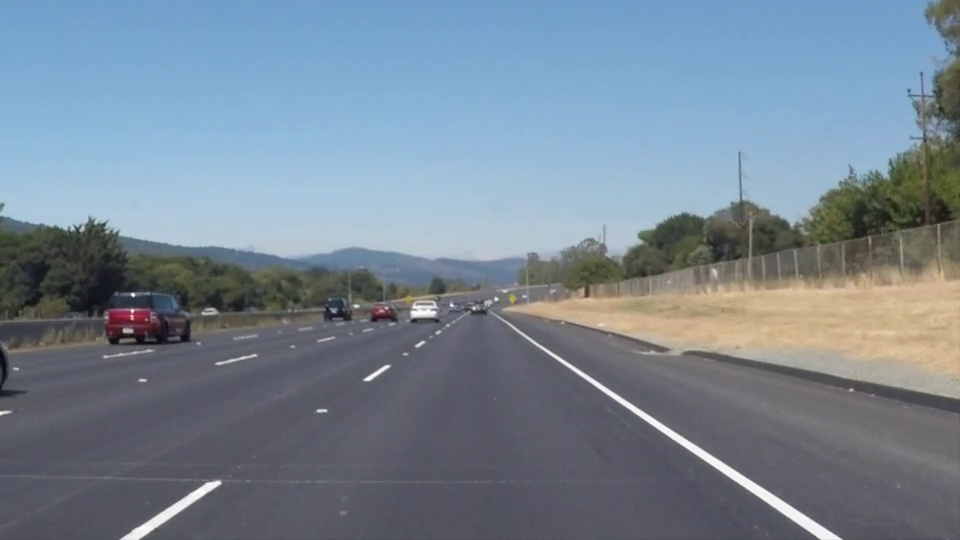
#> input picture frame 15 of road.mp4, 960 x 540 px
$ python laneDetection.py
#> lines starting #> are read from the running program, lines starting #| are printed output that depends on the picture; after the words box and inside, x2 and y2 are one past the last pixel; in counts of white or black regions, pixels touching at a corner belong together
#> further down, frame is the input picture: shape (540, 960, 3); mean B, G, R 147.8, 133.9, 119.3
import matplotlib.pylab as plt
import cv2
import numpy as np

def roi(img, vertices):
    mask = np.zeros_like(img)
    #channel_count = img.shape[2]
    match_mask_color = 255
    cv2.fillPoly(mask, vertices, match_mask_color)
    masked_image = cv2.bitwise_and(img, mask)
    return masked_image

def draw_the_lines(img, lines):
    img = np.copy(img)
    blank_image = np.zeros((img.shape[0], img.shape[1], 3), dtype=np.uint8)

    for line in lines:
        for x1, y1, x2, y2 in line:
            cv2.line(blank_image, (x1,y1), (x2,y2), (0, 255, 0), thickness=10)

    img = cv2.addWeighted(img, 0.8, blank_image, 1, 0.0)
    return img

#image = cv2.imread(r'C:\Users\hp\Desktop\lane1.jpeg')  For image purpose
#image = cv2.cvtColor(image, cv2.COLOR_BGR2RGB)
def process(image):
    print(image.shape)
#| (540, 960, 3)
    height = image.shape[0]
#> height = 540
    width = image.shape[1]
#> width = 960

    roi_vertices = [
        (0, height),
        (width/1.8, height/1.8),
        (width, height)
    ]
#> roi_vertices = [(0, 540), (533.3, 300), (960, 540)]

    gray_image = cv2.cvtColor(image, cv2.COLOR_RGB2GRAY)
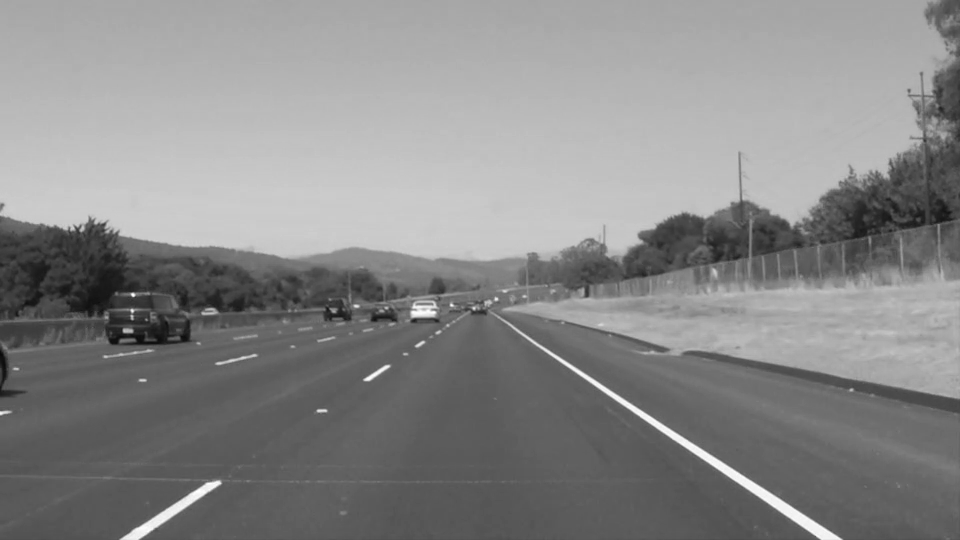
#> gray_image: shape (540, 960); min 8, max 255, mean 136.5
    blur_image = cv2.GaussianBlur(gray_image,(5,5),0)
    canny_image = cv2.Canny(blur_image, 100, 120)
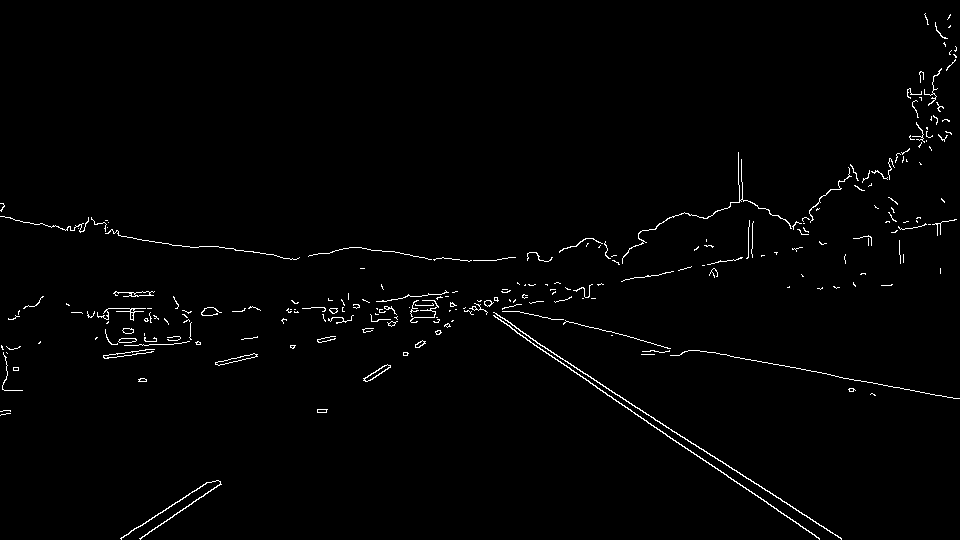
#> canny_image: shape (540, 960); 1.3% white in thin lines or dots
    cropped_image = roi(canny_image,
                    np.array([roi_vertices], np.int32),)
#> in roi, `cv2.fillPoly(mask, vertices, match_mask_color)`:
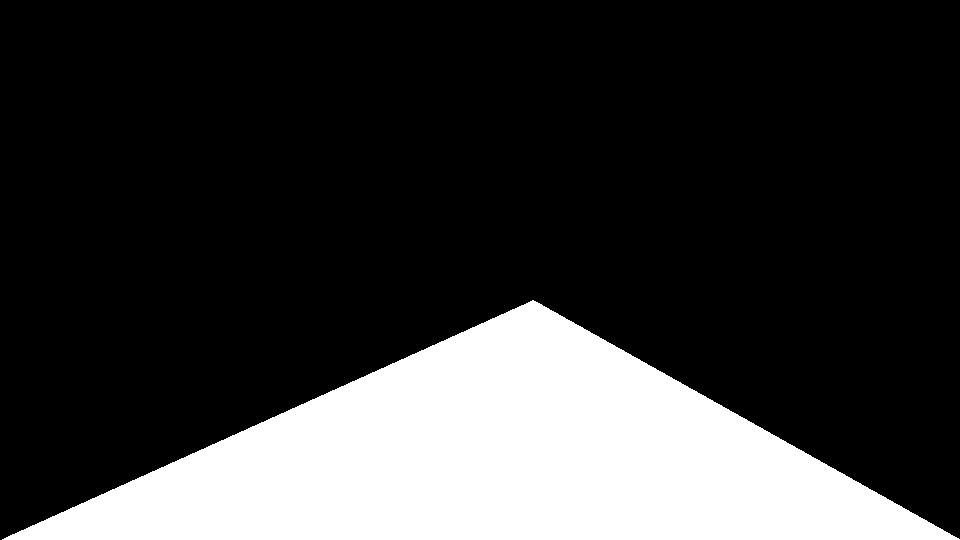
#> mask: shape (540, 960); 22.2% white; 1 white region, box (x1, y1, x2, y2) and area: (2, 300, 960, 540) 115320
#> in roi, `masked_image = cv2.bitwise_and(img, mask)`:
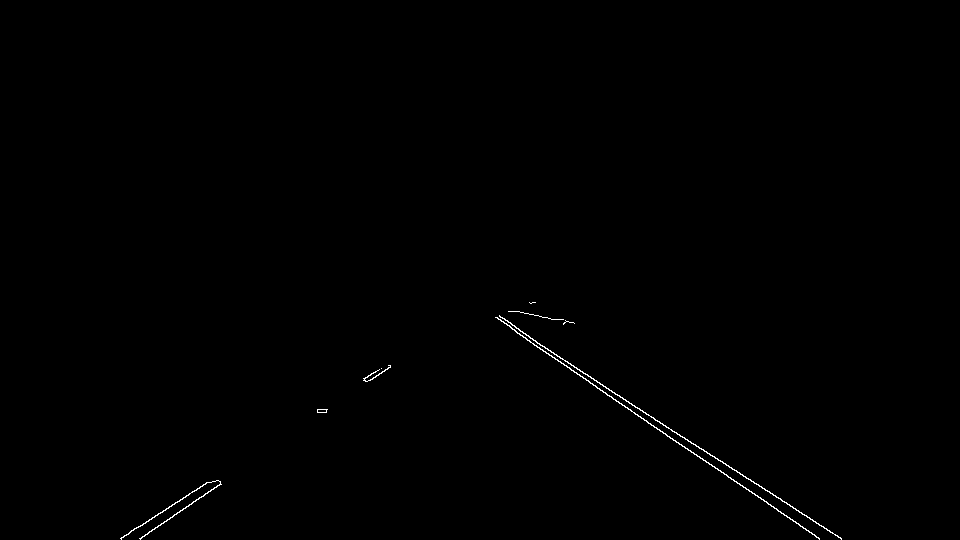
#> masked_image: shape (540, 960); 0.3% white in thin lines or dots, all inside (x1, y1, x2, y2) = (120, 302, 842, 540)

    lines = cv2.HoughLinesP(cropped_image,
                            rho=4,
                            theta=np.pi/180,
                            threshold=100,
                            lines=np.array([]),
                            minLineLength=40,
                            maxLineGap=50)
#> lines = [[603, 386, 725, 463], [527, 340, 818, 537], [672, 431, 823, 526], [512, 325, 841, 539], [121, 538, 208, 482], [321, 412, 381, 368], [157, 527, 220, 482], [504, 318, 607, 395]]

    image_with_lines = draw_the_lines(image, lines)
#> the loop in draw_the_lines, `for line in lines:` made 8 passes
#> after the loop in draw_the_lines, `for line in lines:`:
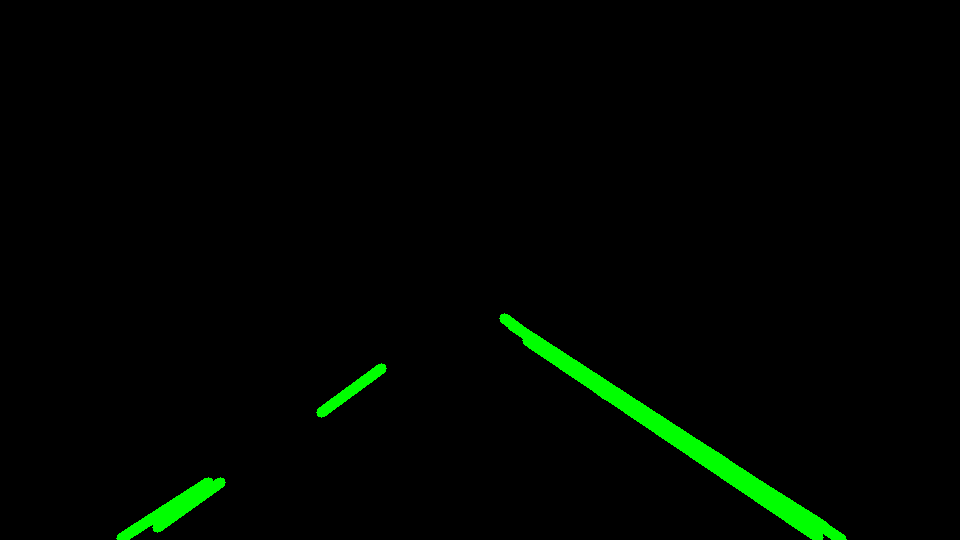
#> blank_image: shape (540, 960, 3); mean of channels 0, 1, 2 0, 5, 0; drawn as B, G, R
#> in draw_the_lines, `img = cv2.addWeighted(img, 0.8, blank_image, 1, 0.0)`:
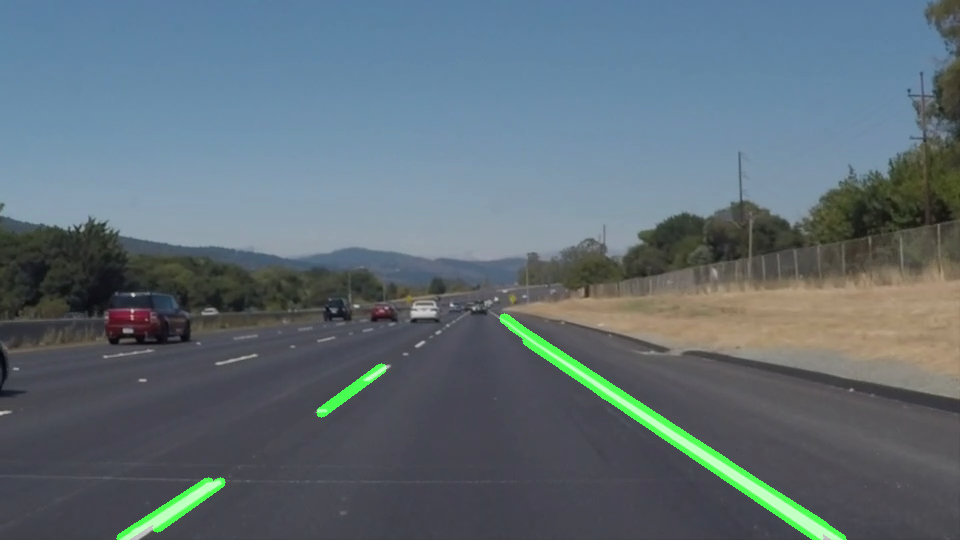
#> img: shape (540, 960, 3); mean B, G, R 118.2, 109.8, 95.4
    return image_with_lines

cap = cv2.VideoCapture('road.mp4')

while(cap.isOpened()):
    ret,frame = cap.read()
    frame = process(frame)
    cv2.imshow('Lane', frame)
    if cv2.waitKey(1) & 0xFF == ord('q'):
#> (key q is pressed here)
        break

cap.release()
cv2.destroyAllWindows()

$ run again, starting later in the video
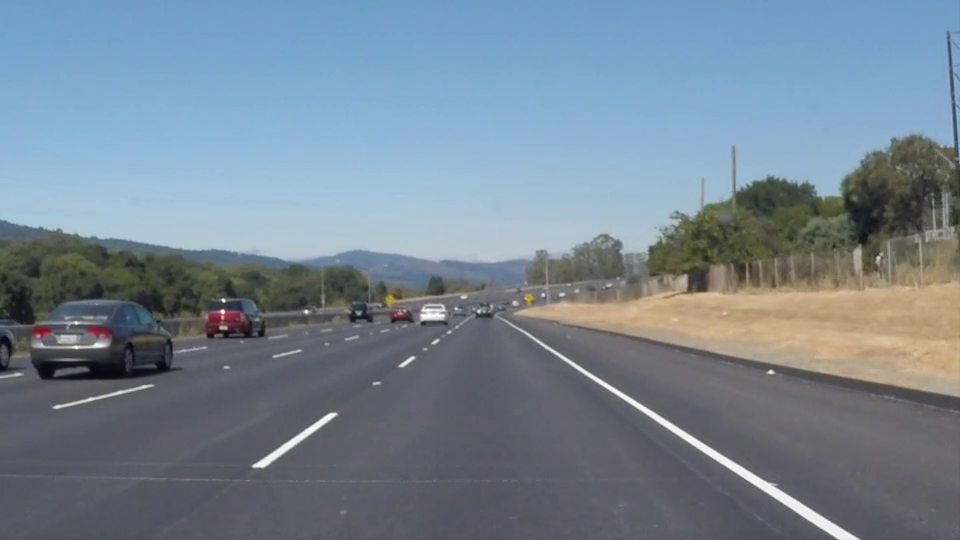
#> input picture frame 71 of road.mp4, 960 x 540 px
#> frame is the input picture: shape (540, 960, 3); mean B, G, R 146.4, 132.8, 118.5
#| (540, 960, 3)
#> in process, `canny_image = cv2.Canny(blur_image, 100, 120)`:
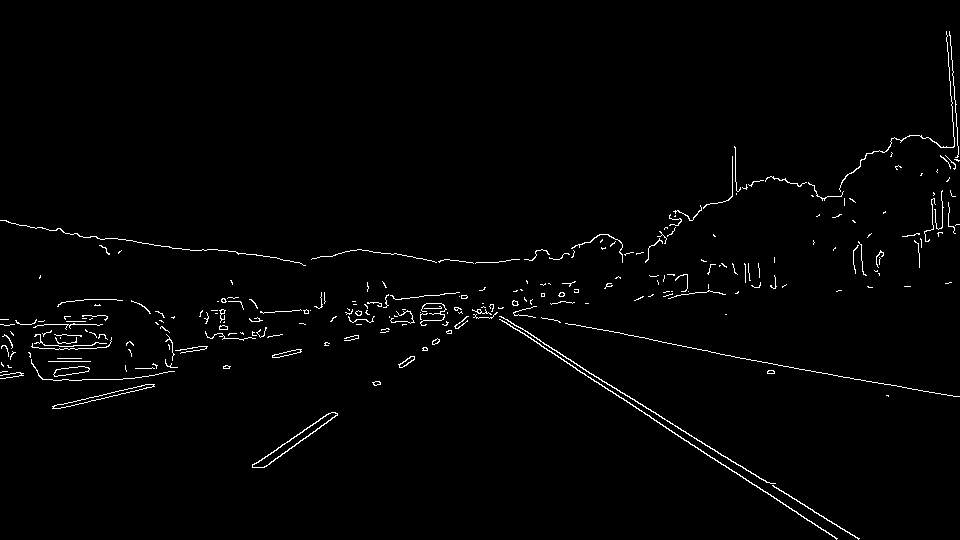
#> canny_image: shape (540, 960); 1.5% white in thin lines or dots
#> mask: shape (540, 960); 22.2% white; 1 white region, box (x1, y1, x2, y2) and area: (2, 300, 960, 540) 115320
#> masked_image: shape (540, 960); 0.31% white in thin lines or dots, all inside (x1, y1, x2, y2) = (252, 301, 860, 540)
#> lines = [[570, 365, 836, 538], [499, 316, 759, 478], [753, 474, 859, 538], [252, 466, 427, 348], [335, 413, 422, 350], [263, 467, 426, 348], [519, 330, 624, 400], [501, 316, 858, 539], [266, 466, 427, 349]]
#> the loop in draw_the_lines, `for line in lines:` made 9 passes
#> in draw_the_lines, `img = cv2.addWeighted(img, 0.8, blank_image, 1, 0.0)`:
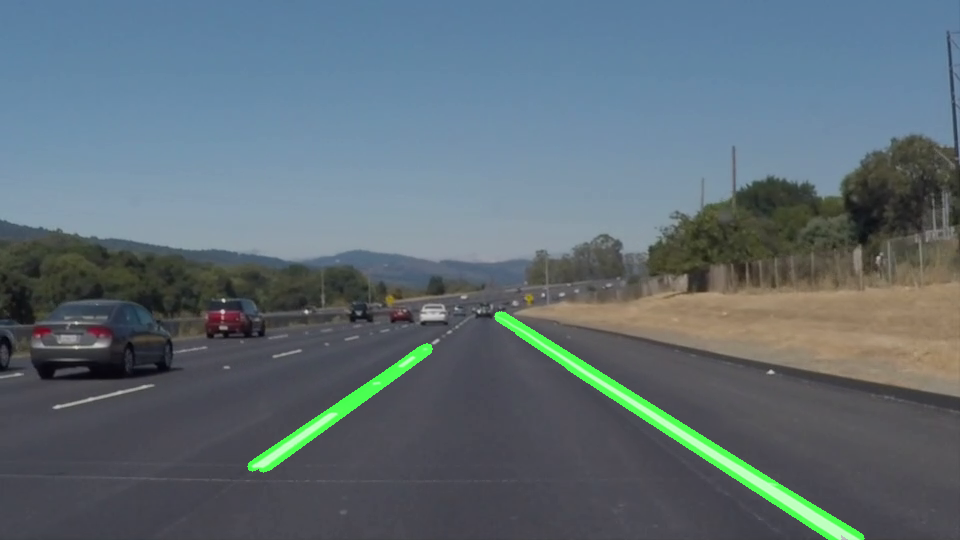
#> img: shape (540, 960, 3); mean B, G, R 117.1, 109.2, 94.8

$ run again, starting later in the video
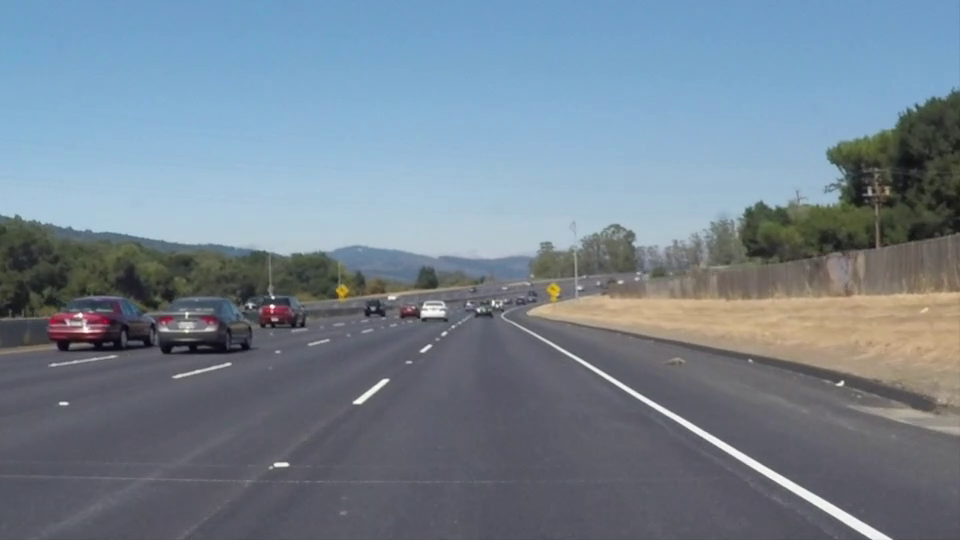
#> input picture frame 127 of road.mp4, 960 x 540 px
#> frame is the input picture: shape (540, 960, 3); mean B, G, R 144.9, 131.3, 116.6
#| (540, 960, 3)
#> in process, `canny_image = cv2.Canny(blur_image, 100, 120)`:
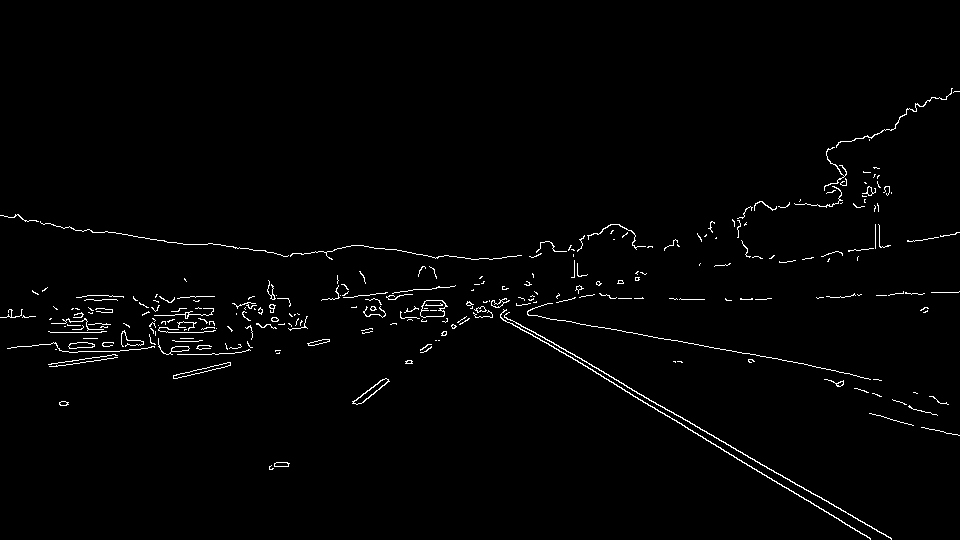
#> canny_image: shape (540, 960); 1.5% white in thin lines or dots, all inside (x1, y1, x2, y2) = (0, 88, 960, 540)
#> mask: shape (540, 960); 22.2% white; 1 white region, box (x1, y1, x2, y2) and area: (2, 300, 960, 540) 115320
#> masked_image: shape (540, 960); 0.29% white in thin lines or dots, all inside (x1, y1, x2, y2) = (269, 302, 892, 540)
#> lines = [[504, 315, 891, 538], [500, 315, 870, 538]]
#> the loop in draw_the_lines, `for line in lines:` made 2 passes
#> in draw_the_lines, `img = cv2.addWeighted(img, 0.8, blank_image, 1, 0.0)`:
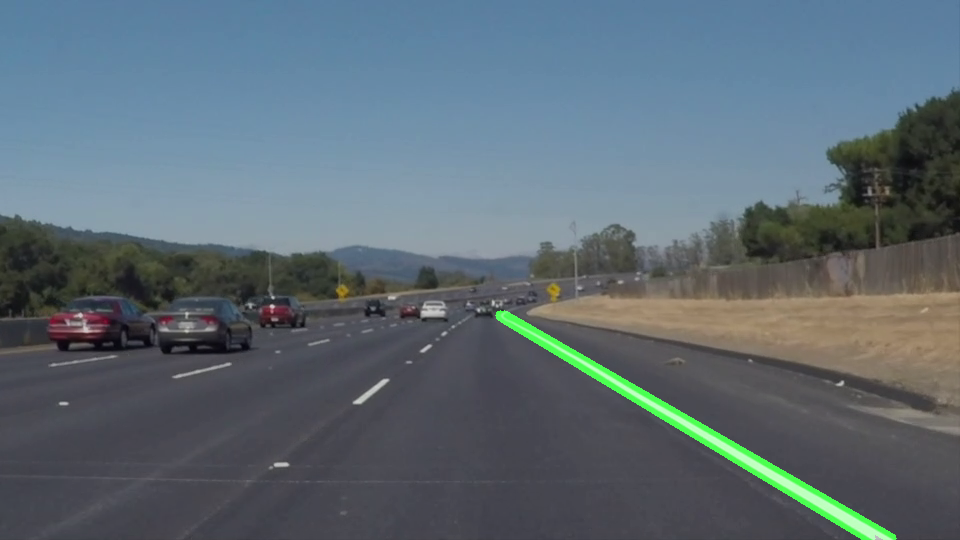
#> img: shape (540, 960, 3); mean B, G, R 115.9, 107.1, 93.2
